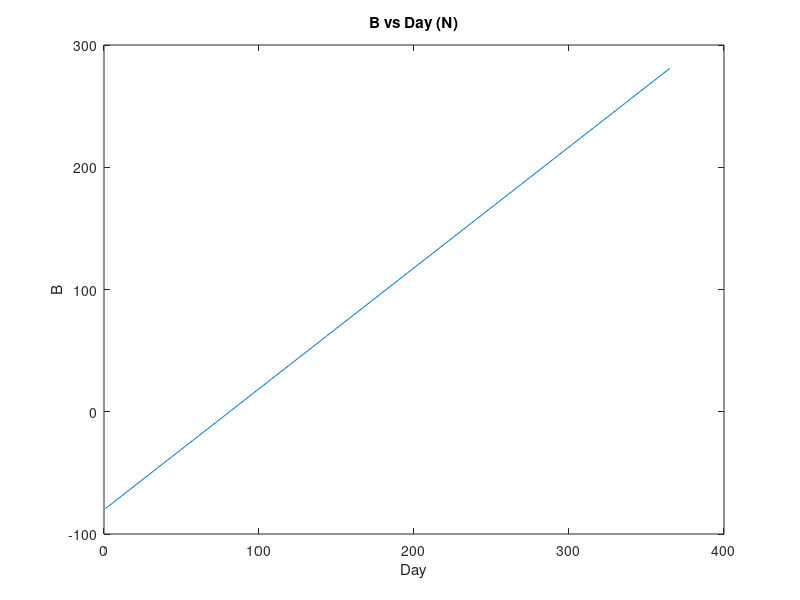
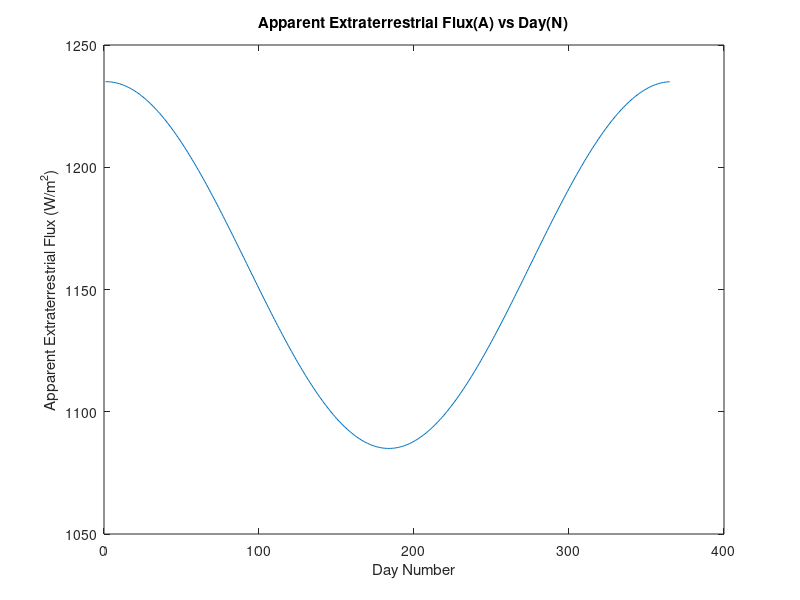
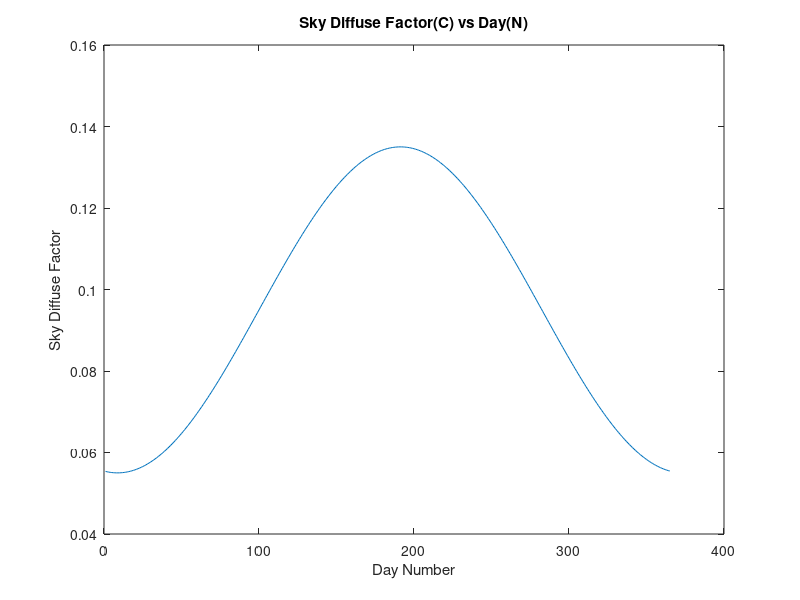
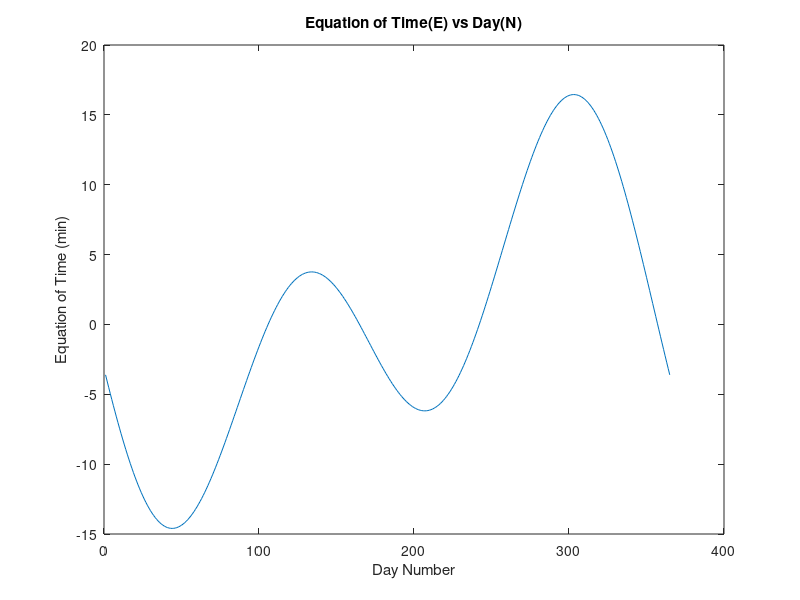

Here is the MATLAB script that generated these plots, in order: (Note: this script raises an error after producing the figures.)
% 09/24/2018
% Esteban Perez, Hamza Bakheet, and Ali Alaraini
% ME 499-008: Solar Panel Project

% This code will produce and export individual excel tables for all variables 
% that depend on days and hours, and it will produce a table for just the 
% variables that depend on days
% All results in the tables are in ST 
%
% This code will also produce different plots for each variable
% 
% This code will ask you for a month, a day, and an hour CT or ST, and it will ask
% you to choose a variable that you'd like to calculate. 
% 
% if you would like to see a different result, just use the command window
% by typing the variable after the code has been run.

%Variables
delta = 0;  %Solar declination
n = 0;   %day number
L = 0;   %latitude
beta = 0; %solar altitude angle
betaN = 0; %angle at solar noon
H = 0;      %hour anlge
Hsr = 0;    %sunrise hour angle
phis = 0;   %solar azimuth
phic = 0;   %collector azimuth angle
ST = 0;     %soalr time
CT = 0;     %civil clock time
E = 0;      %equation of time
sigma = 0;  %collector til angle
tetha = 0;  %incidence angle between sun and colector phace
hour = 0;
m = 0 ;     %air mas ratio
IB = 0;     %beam insolation at earth's surface
A = 0;      %apparent extraterrestrial solar insolation
k = 0;      %atmospheric optical depth
C = 0;      %sky diffuse factor
IBC = 0;    %beam insulation on collector
IDC = 0;    %diffuse insolation on collector
IRC = 0;    %reflected insulation on collector
rho = 0;    %ground reflectance
IC = 0;     %insolation on collector

clear
clc

%Location: Rappahannock River Parking Deck
%Latitude 38.834703,Longtitude -77.305833

format bank

L = 38.834703;
long = 77.305833;
phic = 0*ones(365,24); % phic = 0  %<--corrected
rho = .2*ones(365,24);

%Preallocating
H = zeros(1,24);
ST = H;
delta = zeros(1,365);
B = delta;
A = B;
C = A;
k = A;
E = A;
%sigma = A;
hsr =A;
hss =A;

%Daily Values
for n = 1:365
    delta(n) = 23.5*sind(360*(n-81)/365);
    B(n) = 360*(n-81)/364;
    A(n) = 1160 + 75*sind(360*(n-275)/365);
    C(n) = 0.095 + 0.04*sind(360*(n-100)/365);
    E(n) = 9.87.*sind(2.*B(n))-7.53.*cosd(B(n))-1.5.*sind(B(n));
    k(n) = 0.174 + 0.035*sind(360*(n-100)/365);
    %sunrise hour
    hsr(n) = 12-acosd(-tand(L)*tand(delta(n)))/15;
    %sunset hour
    hss(n) = acosd(-tand(L)*tand(delta(n)))/15+12;
    %sigma(n) = -1*(-L+delta(n));  %sigma perpendicular to sun
    
    
    N(n) = n;
end

%Solar Time
for h = 1:24
        if h >= 12
            H(h) = -15*(h-12);
        else
            H(h) = 15*(12-h);
        end  
        ST(h) = h;
end

de = transpose(delta);
k =  transpose(k);
%sigma = transpose(sigma);
sigma = 40;
A = transpose(A);
C = transpose(C);
E = transpose(E);
B = transpose(B);
beta = asind(cosd(L)*cosd(de)*cosd(H)+sind(L)*sind(de));
beta = max(beta,0);
phis1 = asind((cosd(de)*sind(H))./(cosd(beta)));
phis2 = 180 - asind((cosd(de)*sind(H))./(cosd(beta)));

xx = cosd(H);
xx2 = tand(de)/tand(L);

%solar azimuth angle 
for i = 1:365
    for j = 1:24
        if xx(1,j)>=xx2(i,1)
            phis(i,j)=phis1(i,j);
        else
            phis(i,j)=phis2(i,j);
        end
    end
end

m = (((708.*sind(beta)).^2)+1417).^.5-(708.*sind(beta));
%m= 1./sind(beta);
m =max(m,0);
tetha = acosd(cosd(beta).*cosd(phis-phic).*sind(sigma) + sind(beta).*cosd(sigma));
IB = A.*exp(-k.*m);
IBC = IB.*cosd(tetha);
IDC = IB.*C.*(.5+cosd(sigma)./2);
IRC = rho.*IB.*(sind(beta)+C.*ones(1,24)).*(.5-cosd(sigma)./2); %<--corrected
IC = IBC + IDC + IRC;

%Part 2 - Graphs
dd = (1:365)';
tf = { 'Day', 'delta', 'A', 'B', 'C', 'k', 'E'};
w = [ dd de A B C k E ];
w = [ tf ; num2cell(w)];
plot(N,B)
title('B vs Day (N)')
xlabel('Day')
ylabel('B')
figure
plot(N,A)
title('Apparent Extraterrestrial Flux(A) vs Day(N)')
xlabel('Day Number')
ylabel('Apparent Extraterrestrial Flux (W/m^2)')
figure
plot(N,C)
title('Sky Diffuse Factor(C) vs Day(N)')
xlabel('Day Number')
ylabel('Sky Diffuse Factor')
figure
plot(N,E)
title('Equation of Time(E) vs Day(N)')
xlabel('Day Number')
ylabel('Equation of Time (min)')
figure
plot(N,k)
title('Optical Depth(k) vs Day(N)')
xlabel('Day Number')
ylabel('Optical Depth')
figure
plot(N,de)
title('Solar Declination(de) vs Day(N)')
xlabel('Day Number')
ylabel('Solar Declination (Degrees)')

%Part 3 - Contour Plots
contourf(beta)
title('Day(N) vs Hour(hr) vs Solar Altitude Angle(beta)')
xlabel('Hour')
ylabel('Day Number')
colorbar
figure
contourf(phis)
title('Day(N) vs Hour(hr) vs Solar Azimuth Angle(phis)')
xlabel('Hour')
ylabel('Day Number')
colorbar
figure
contourf(m)
title('Day(N) vs Hour(hr) vs Air Mass Ratio(m)')
xlabel('Hour')
ylabel('Day Number')
colorbar
figure
contourf(IBC)
title('Day(N) vs Hour(hr) vs Beam Insolation on Collector(IBC)')
xlabel('Hour')
ylabel('Day Number')
colorbar
figure
contourf(IDC)
title('Day(N) vs Hour(hr) vs Diffuse Insolation on Collector(IDC)')
xlabel('Hour')
ylabel('Day Number')
colorbar
figure
contourf(IRC)
title('Day(N) vs Hour(hr) vs Reflected Insolation on Collector(IRC)')
xlabel('Hour')
ylabel('Day Number')
colorbar
figure
contourf(IC)
title('Day(N) vs Hour(hr) vs Insolation on Collector(IC)')
xlabel('Hour')
ylabel('Day Number')
colorbar

%Table Labels 
HourNum = {'Days','1 am', '2 am','3 am', '4 am', '5 am', '6 am', '7 am', '8 am', '9 am', '10 am', '11 am', '12 pm','1 pm', '2 pm','3 pm', '4 pm', '5 pm', '6 pm', '7 pm', '8 pm', '9 pm', '10 pm', '11 pm', '12 am'};
beta2 = [dd beta];
beta2 = [ HourNum ; num2cell(beta2)];
m2 = [dd m];
tetha2 = [dd tetha];
IB2 = [dd IB];
IBC2 = [dd IBC];
IDC2 = [dd IDC];
IRC2 = [dd IRC];
IC2 = [dd IC];
m2 = [ HourNum ; num2cell(m2)];
tetha2 = [ HourNum ; num2cell(tetha2)];
IB2 = [ HourNum ; num2cell(IB2)];
IBC2 = [ HourNum ; num2cell(IBC2)];
IDC2 = [ HourNum ; num2cell(IDC2)];
IRC2 = [ HourNum ; num2cell(IRC2)];
IC2 = [ HourNum ; num2cell(IC2)];
phis2 = [dd phis];
phis2 = [ HourNum ; num2cell(phis2)];

%Excel Table Outputs for Part 2 ( DALY VALUES) AND Part 3 (HOURLY VALUES)
% if this does not work for any reason, call any of the variables in the
% command window like IC2, phis2..etc to see the tables in Matlab
xlswrite('Daily Values.xlsx',w)
xlswrite('Solar Altitude Angle.xlsx',beta2)
xlswrite('Solar Azimuth Angle.xlsx',phis2);
xlswrite('Air Mass Ratio.xlsx',m2);
xlswrite('Beam Insulation on Collector.xlsx',IBC2);
xlswrite('Diffuse Insulation on Collector.xlsx',IDC2);
xlswrite('Reflected Altitude Angle.xlsx',IRC2);
xlswrite('Insolation on Collector.xlsx',IC2);

% Part 4 of the project, this is ONLY calculating values for a SPECIFIC time 
% no tables are genarate here. 
mo = 'month: ';
d = 'day: ';

month = input(mo);
day = input(d);
 
if month == 1
    n = day;
elseif month == 2
    n = day + 31;
elseif month == 3
    n = day + 59;
elseif month == 4
    n = day + 90;
elseif month == 5
    n = day + 120;
elseif month == 6
    n = day + 151;
elseif month == 7
    n = day + 181;
elseif month == 8
    n = day + 212;
elseif month == 9
    n = day + 243;
elseif month == 10
    n = day + 273;
elseif month == 11
    n = day + 304;
elseif month == 12
    n = day + 334;
end

de = delta(n);
B = B(n);
A = A(n);
C = C(n); 
k = k(n);

%calculating the exact Sunrise and Sunset time
hr2 = hsr(n);
hs = hss(n);
Q = 3.467/(cosd(L)*cosd(de)*sind(12*15-hr2*15));
E = E(n);
hr = hr2 + (( - 4*(75-long)) - E)/60-Q/60;
hs = hs + (( - 4*(75-long)) - E)/60+Q/60;
mhsr = abs(floor(hr)-hr)*60;
mhss = abs(floor(hs)-hs)*60;

fprintf('Sunrise at (CT): %d:%f am \n', floor(hr),mhsr);
fprintf('Sunset at (CT): %d:%f  pm \n', floor(hs)-12,mhss);
fprintf('day selcted: %d\n', n);

%Time
time = 'select a time with minutes as hour fractions(e.g 1:30 = 1.5): ';
t = input(time);
pam = 'pm[1] or am[0](select 0 for noon):  ';
pa = input(pam);
if pa == 1
    t = (t+12);
else
    
end

za = ' Is your input CT or ST? CT[0] ST[1]: ';
za =  input(za);
if za == 0
     t2 = t;
     t = t + (( 4*(75-long)) + E)/60;
    if t >= 25
        t = t-24;
        n = n+1;
    end
        fprintf('Solar Time Slected: %f hours\n', t)
        fprintf('Civil Time Slected: %f hours\n', t2)
elseif za == 1
       t2 = t - (( 4*(75-long)) - E)/60;
       fprintf('Solar Time Slected: %f hours\n', t)
       fprintf('Civil Time Slected: %f hours\n', t2)
end
 
%if the solar time is 25, it means that is the next day at 1am
h = t;
t = round(t);


fprintf('Select a number corresponding to the variable you''d like to calculate\n')
fprintf('A[0], B[1], C[2], k[3], E[4], delta[5], beta[6], phi(s)[7], IB[8], IBC[9], IDC[10], IRC[11], or IC[12]\n')
wh = 'what would you like to calculate: ?\n'; 
ww = input(wh);

if h >= 12
            H = -15*(h-12);
        else
            H = 15*(12-h);
end  
beta = asind(cosd(L)*cosd(de)*cosd(H)+sind(L)*sind(de));
if beta<=0
    beta = 0;
end
phis1 = asind((cosd(de)*sind(H))./(cosd(beta)));
phis2 = 180 - asind((cosd(de)*sind(H))./(cosd(beta)));
xx = cosd(H);
xx2 = tand(de)/tand(L);
if xx>=xx2
    phis=phis1;
else
    phis=phis2;
end
%m = 1/sind(beta);
m = (((708*sind(beta))^2)+1417)^.5-(708*sind(beta)); %<--corrected
tetha = acosd(cosd(beta)*cosd(phis-phic(1,1))*sind(sigma) + sind(beta)*cosd(sigma));
IB = A*exp(-k*m);
IBC = IB*cosd(tetha);
IDC = IB*C*(.5+cosd(sigma)/2);
IRC = rho(1,1)*IB*(sind(beta)+C)*(.5-cosd(sigma)/2); %<--corrected
IC = IBC + IDC + IRC;
if ww == 0
    fprintf('A: %f [W/m^2]\n', A)
elseif ww == 1
    fprintf('B: %f [N/A]\n', B)
elseif ww == 2
    fprintf('C: %f [N/A]\n', C)
elseif ww == 3 
    fprintf('k: %f [N/A]\n', k)    
elseif ww == 4                          
    fprintf('E: %f [minutes]\n', E)  
elseif ww == 5
    fprintf('delta: %f [degree]\n', de)
elseif ww == 6  
    fprintf('beta: %f [degree]\n', beta)
elseif ww == 7
    fprintf('phis: %f [degree]\n', phis)
elseif ww == 8
    fprintf('IB: %f [W/m^2]\n', IB)
elseif ww == 9
    fprintf('IBC: %f [W/m^2]]\n', IBC)
elseif ww == 10
    fprintf('IDC: %f [W/m^2]\n', IDC)
elseif ww == 11
    fprintf('IRC: %f [W/m^2]\n', IRC)
elseif ww == 12
    fprintf('IC: %f [W/m^2]\n', IC)
else 
fprintf('make a selection between 0 and 12, thanks\n');
end


